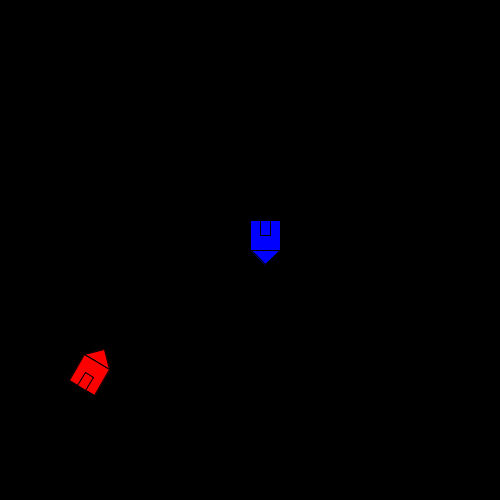
Frame 1 (no input)
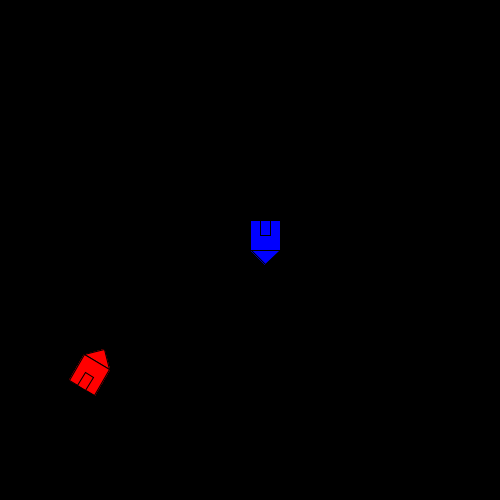
Frame 60 (the mouse pressed at the canvas centre just before this capture)
Frame 120 (the mouse held since frame 60 and released just before this capture): identical to frame 60, image omitted

The Processing sketch that drew these frames (run headless with seeded random() and noise(); from frame 60 on, the mouse is pressed at the canvas centre):

// Processing sketch: rotation
// ── rotation.pde
int x, y; 
int size; 

void setup() {
  size(500, 500); 

  background(0); 

  x = width/2; 
  y = height/2; 
  size = 30;
}

void draw() {
  //lets say we want to rotate our house 
  fill(255, 0, 0); 
  pushMatrix(); 
  rotate(radians(30)); //rotate's default parameter is radians, but if it's easier to think in terms of degrees,
  //you can use the radians method to convert to degrees 
  triangle(x+size/2, y, x, y + size/2, x + size, y + size/2); 
  rect(x, y +15, size, size); 
  rect(x + size/3, y + size, size/3, size/2); 
  popMatrix(); 
  //this rotates our entire canvas 

  //we need to rotate and translate in order to maintain our house's position
  fill(0, 0, 255); 
  pushMatrix();
  int r = 180; 
  translate(x+size, y+size/2); 
  rotate(radians(r)); 
  
  //need to redraw our house at the origin 
  //then when the canvas is translated our house will still be in the correct position
  triangle(size/2, 0, 0, 0 + size/2, 0 + size, 0 + size/2); 
  rect(0, 0 + size/2, size, size); 
  rect(0 + size/3, 0 + size, size/3, size/2); 
  popMatrix();
}
